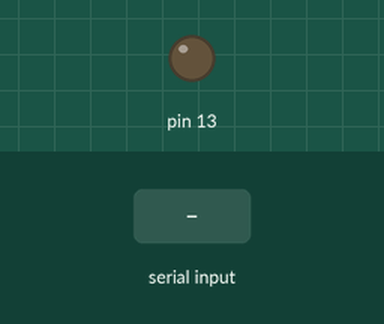
The sketch below on a simulated Arduino Uno, built with avr-gcc and run on an emulated ATmega328P. Parts: output pins drawn as LEDs (lit = HIGH). Inputs (shaded band) come from the test bench. What the sketch prints to the serial monitor is not drawn.

Above: at 1.2 s.
1.3 s: "R" received over Serial
Timing chart, 0 to 4.3 s (numbered marks = the images above; inputs shaded):
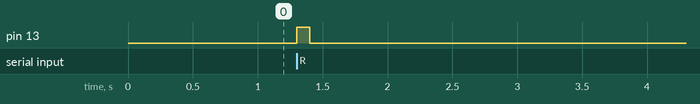

The sketch:

sketch_jul10a.ino
```cpp
int val=0;
void setup() {
  // put your setup code here, to run once:
pinMode(13, OUTPUT);
Serial.begin(115200);
}

void loop() {
  // put your main code here, to run repeatedly:
val=Serial.read();
if(val=='R')
  {
    digitalWrite(13,HIGH);
    delay(100);
    digitalWrite(13,LOW);
    delay(100);
    Serial.println("hello world!");
  }
}
```

Measured:
- after the input at 1.3 s, pin 13: LOW → HIGH at once, → LOW 0.10 s later
